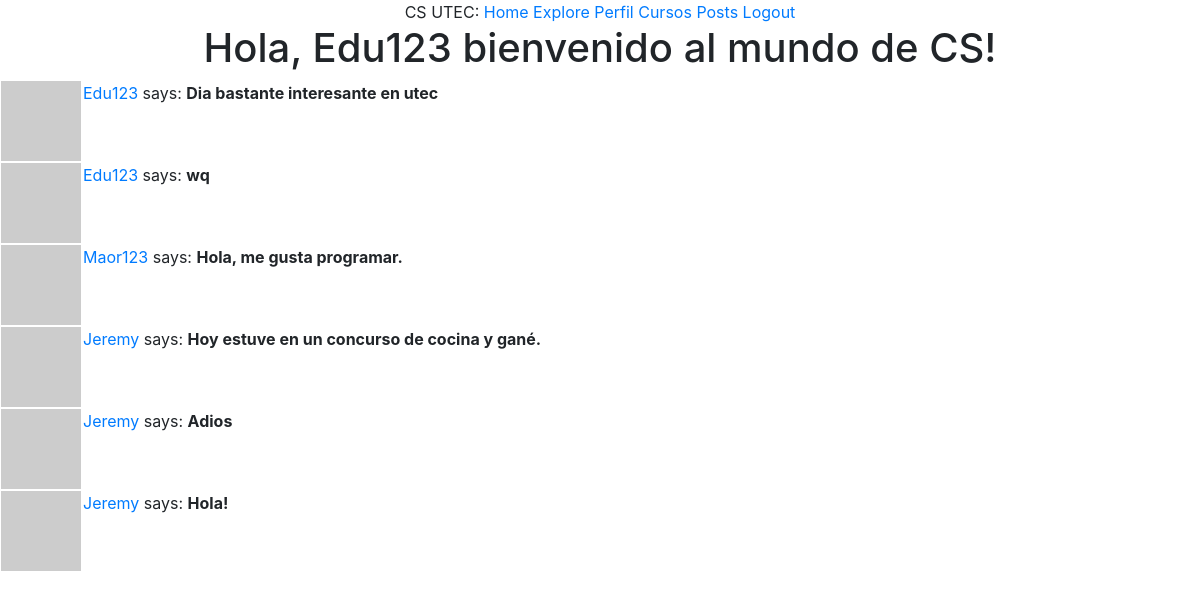
Before: /explore (signed in) with the older database file.
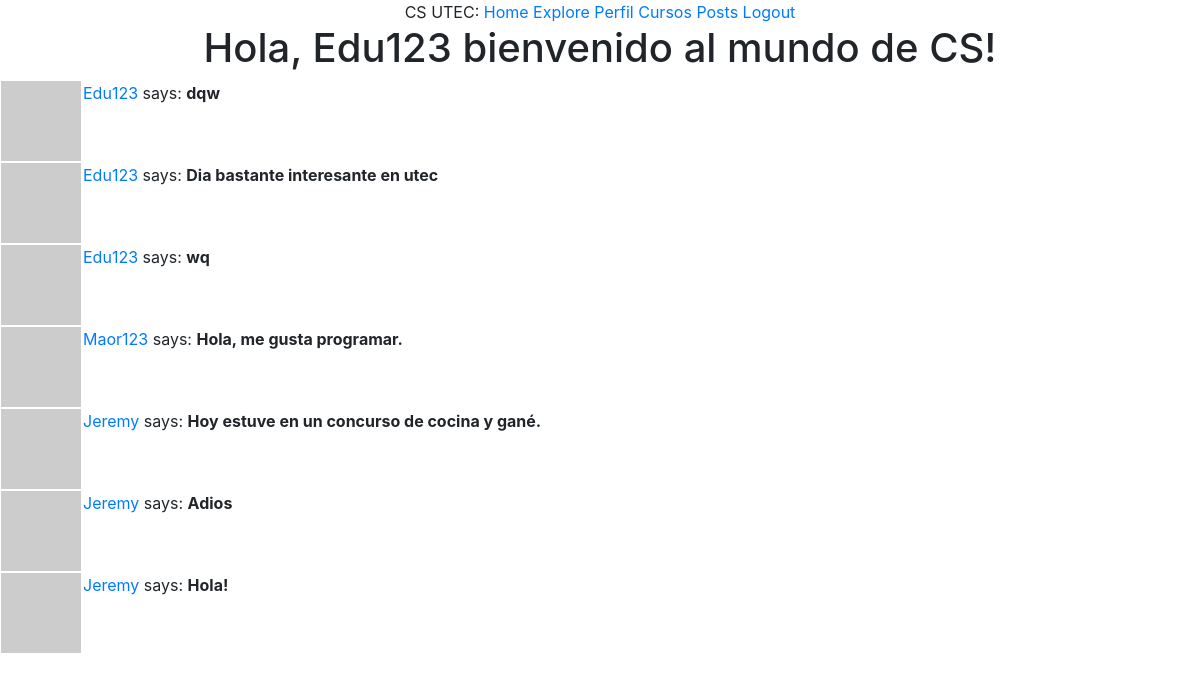
After: the same page with the newer database file.
### app/models.py (models this page shows, shortened)
class Post(db.Model):
    id = db.Column(db.Integer, primary_key=True)
    body = db.Column(db.String(140))
    timestamp = db.Column(db.DateTime, index=True, default=datetime.utcnow)
    user_id = db.Column(db.Integer, db.ForeignKey('user.id'))

class User(UserMixin, db.Model):
    id = db.Column(db.Integer, primary_key=True)
    username = db.Column(db.String(70), index = True, unique = True)
    email = db.Column(db.String(90), index = True, unique = True)
    password_hash = db.Column(db.String(110))
    posts = db.relationship('Post', backref='author', lazy='dynamic')
    gender = db.Column(db.String(5))
    about_me = db.Column(db.String(140))
    last_seen = db.Column(db.DateTime, default=datetime.utcnow)
    followed = db.relationship(
        'User', secondary=followers,
        primaryjoin=(followers.c.follower_id == id),
        secondaryjoin=(followers.c.followed_id == id),
        backref=db.backref('followers', lazy='dynamic'), lazy='dynamic')
    def avatar(self, size):
        digest = md5(self.email.lower().encode('utf-8')).hexdigest()
        return 'https://www.gravatar.com/avatar/{}?d=identicon&s={}'.format(digest, size)

### app/routes.py (the view)
@app.route('/explore')
@login_required
def explore():
    posts = Post.query.order_by(Post.timestamp.desc()).all()
    return render_template('index.html', title='Explore', posts=posts)

### app/models.py (called while the page is built)
@login.user_loader
def load_user(id):
    return User.query.get(int(id))

### app/routes.py (called while the page is built)
@app.before_request
def before_request():
    if current_user.is_authenticated:
        current_user.last_seen = datetime.utcnow()
        db.session.commit()

### app/templates/index.html (shortened to what this page needs)
{% extends "base.html" %}
{% block content %}
    {% if current_user.is_authenticated %}
	    {% if current_user.gender=='M' %}
		    <h1>Hola, {{ current_user.username }} bienvenido al mundo de CS!</h1>
	    {% else %}
		    <h1>Hola, {{ current_user.username }} bienvenida al mundo de CS!</h1>
	    {% endif %}
    {% else %}
        <h1>Descrube mundo de la computacion!</h1>
    {% endif %}
    {% for post in posts %}
        {% include "_post.html" %}
    {% endfor %}
{% endblock %}

### app/templates/_post.html
  <table style = "text-align: center">
        <tr valign="top">
            <td><img src="{{ post.author.avatar(36) }}"></td>
            <td>
                <a href="{{ url_for('user', username=post.author.username) }}">
                    {{ post.author.username }}
                </a>
                says: <b>{{ post.body }}</b>
            </td>
        </tr>
    </table>

Changed rows visible on the page:
added Post: author.username "Edu123", body "dqw"
